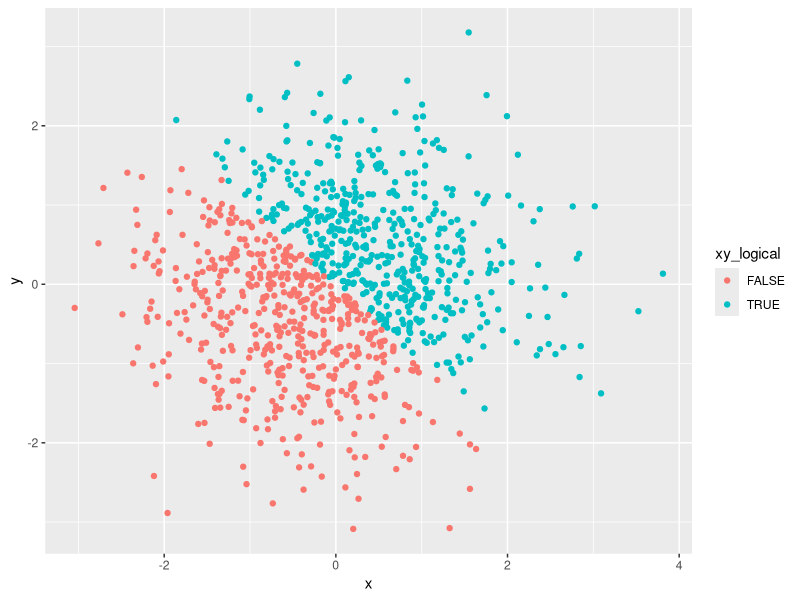
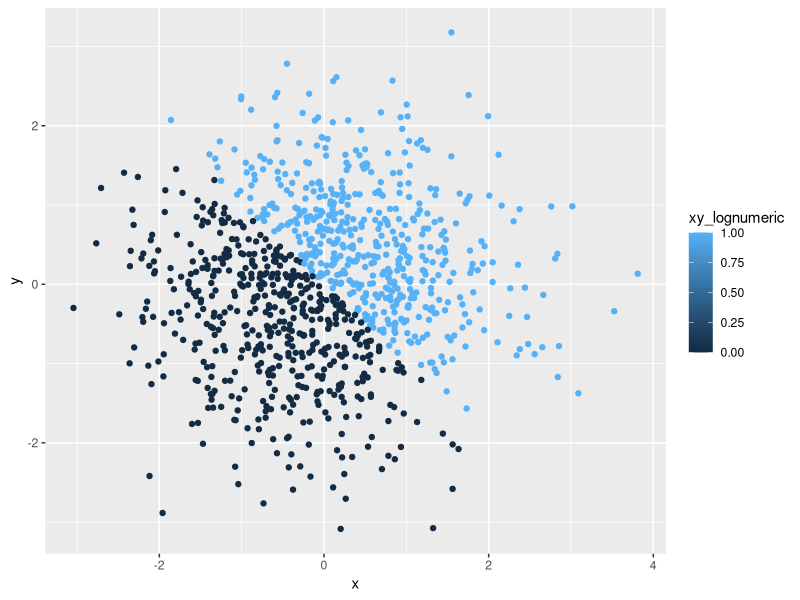
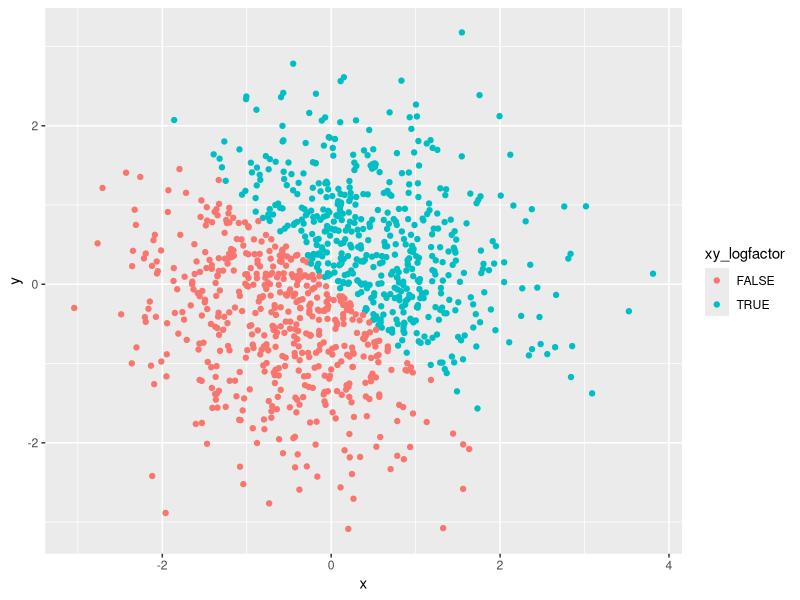
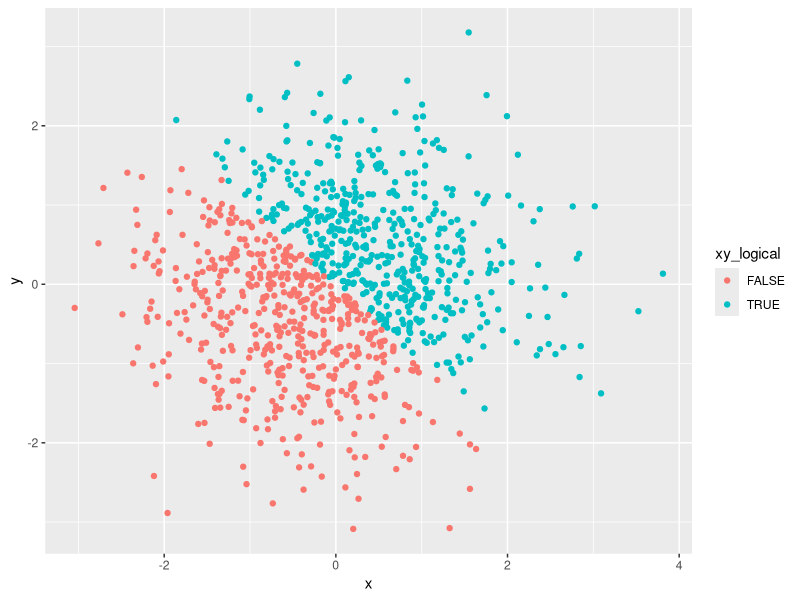

Here is the R script that generated these plots, in order:
## ---- chunk 1
library(tidyverse)
Sys.setenv(LANG = "en")
## ---- chunk 2
problem1_df = tibble(
  sample_numeric = runif(10, min = 0, max = 5),
  sample_logical = c(sample_numeric > 2),
  sample_char = c("a", "random", "sample", "of", "size", "ten", "from", "uniform", "zero", "five"),
  sample_factor = factor(c("odd", "even", "odd", "even", "even", "odd", "odd", "odd", "even", "even"))
)
## ---- chunk 3
mean(problem1_df$sample_numeric)
mean(problem1_df$sample_logical)
mean(problem1_df$sample_char)
mean(problem1_df$sample_factor)
## ---- chunk 4
as.numeric(problem1_df$sample_logical)
as.numeric(problem1_df$sample_char)
as.numeric(problem1_df$sample_factor)
## ---- chunk 5
as.numeric(as.factor(problem1_df$sample_char))
as.numeric(as.character(problem1_df$sample_factor))
## ---- chunk 6
problem2_df = tibble(
  x = rnorm(1000),
  y = rnorm(1000),
  xy_logical = c((x+y) > 0),
  xy_lognumeric = as.numeric(xy_logical),
  xy_logfactor = as.factor(xy_logical)
)
## ---- chunk 7
ggplot(problem2_df, aes(x = x, y = y, color = xy_logical)) + geom_point()
ggplot(problem2_df, aes(x = x, y = y, color = xy_lognumeric)) + geom_point()
ggplot(problem2_df, aes(x = x, y = y, color = xy_logfactor)) + geom_point()
## ---- chunk 8
ggsave('scatterplot of y vs x colored by logical.pdf', plot = ggplot(problem2_df, aes(x = x, y = y, color = xy_logical)) + geom_point())
